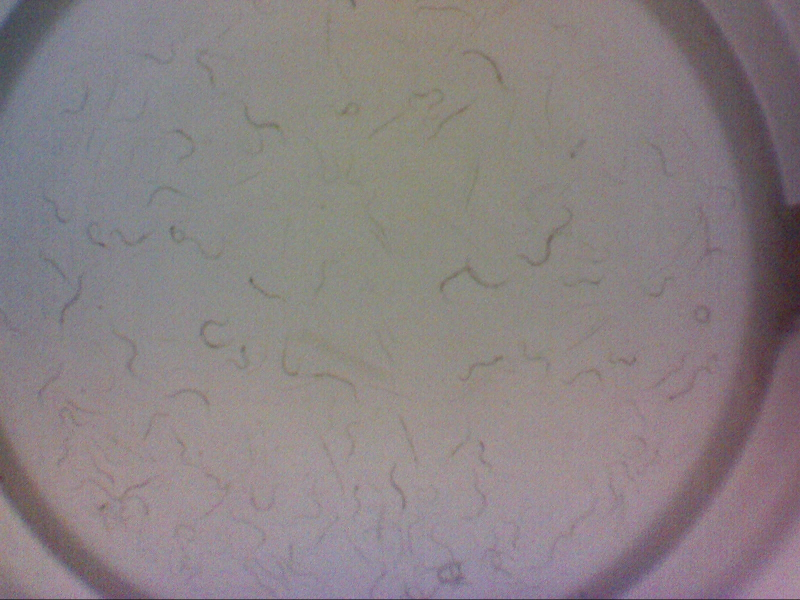
#> input picture hst/imgFile/1.JPG, 1600 x 1200 px (shown at 1/2 size)
$ python -i ModVisionGeneral.py   (imports and definitions only)   (older library calls are emulated)
#> lines starting #> are read from the running program, lines starting #| are printed output that depends on the picture; after the words box and inside, x2 and y2 are one past the last pixel; in counts of white or black regions, pixels touching at a corner belong together
#> further down, picture is the input picture: shape (1200, 1600, 3); mean B, G, R 131.7, 129.4, 138.2
'''
Created on 2017年12月11日

@author: hitpony
'''
import cv2
import numpy as np
#import matplotlib.pyplot as plt
#import imutils
from ctypes import c_uint8
#import argparse
#import math
import random
import sys
import time
import json
import os   #Python的标准库中的os模块包含普遍的操作系统功能
import re   #引入正则表达式对象

class ClassModVisionTest1:
    '''
    classdocs
    '''


    # [4 lines left out: function __init__, not called in this run]

    def cmdHandleProcedure(self, input):
        return True


class ClassModVisionTest2(object):
    '''
    classdocs
    '''


    # [4 lines left out: function __init__, not called in this run]

    def cmdHandleProcedure(self, input):
        return True

class ClassModVisionWormClasifySingle(object):
    '''
    classdocs
    '''
    # [6 lines of commented-out code are left out]
    HST_VISION_WORM_CLASSIFY_BASE_DEFAULT = 600;
    HST_VISION_WORM_CLASSIFY_SMALL2MID_DEFAULT = 1500;
    HST_VISION_WORM_CLASSIFY_MID2BIG_DEFAULT = 2500;
    HST_VISION_WORM_CLASSIFY_BIG2TOP_DEFAULT = 5000;

    #分类大小的参数定义
    HST_VISION_WORM_CLASSIFY_base = 0;
    HST_VISION_WORM_CLASSIFY_small2mid = 0;
    HST_VISION_WORM_CLASSIFY_mid2big = 0;
    HST_VISION_WORM_CLASSIFY_big2top = 0;

    #处理的图片和文档
    HST_VISION_WORM_CLASSIFY_pic_filepath = ""
    HST_VISION_WORM_CLASSIFY_pic_filename = ""

    #处理后的结果
    HST_VISION_WORM_CLASSIFY_pic_sta_output = {'totalNbr':0, 'bigAlive':0, 'bigDead':0, 'middleAlive':0, 'middleDead':0, 'smallAlive':0, 'smallDead':0, 'totalAlive':0, 'totalDead':0}

    #初始化
    def __init__(self):
# [4 lines of commented-out code are left out]
        self.HST_VISION_WORM_CLASSIFY_base = self.HST_VISION_WORM_CLASSIFY_BASE_DEFAULT;
        self.HST_VISION_WORM_CLASSIFY_small2mid = self.HST_VISION_WORM_CLASSIFY_SMALL2MID_DEFAULT;
        self.HST_VISION_WORM_CLASSIFY_mid2big = self.HST_VISION_WORM_CLASSIFY_MID2BIG_DEFAULT;
        self.HST_VISION_WORM_CLASSIFY_big2top = self.HST_VISION_WORM_CLASSIFY_BIG2TOP_DEFAULT;
        self.HST_VISION_WORM_CLASSIFY_pic_filepath = "./imgFile/"
        self.HST_VISION_WORM_CLASSIFY_pic_filename = "1.jpg"
        self.HST_VISION_WORM_CLASSIFY_pic_sta_output = {'totalNbr':0, 'bigAlive':0, 'bigDead':0, 'middleAlive':0, 'middleDead':0, 'smallAlive':0, 'smallDead':0, 'totalAlive':0, 'totalDead':0}

    # [13 lines left out: function func_vision_worm_input_processing, not called in this run]

    def func_vision_worm_binvalue_test(self, img):
        #生成新图像
        #new = res.copy()
        #new = cv2.cvtColor(res,cv2.COLOR_BGR2GRAY)
        new = np.zeros(img.shape, np.uint8)

        #灰度化
        for i in range(new.shape[0]):  #Axis-y/height/Rows
            for j in range(new.shape[1]):
                (b,g,r) = img[i,j]
                #均值算法
                #new[i,j] = (int(b)+int(g)+int(r))/3
                #最大值法
                #new[i,j] = max(int(b), int(g), int(r))
                #加权平均法
                new[i,j] = int(0.3*float(b) + 0.59*float(g) + 0.11*float(r))&0xFF
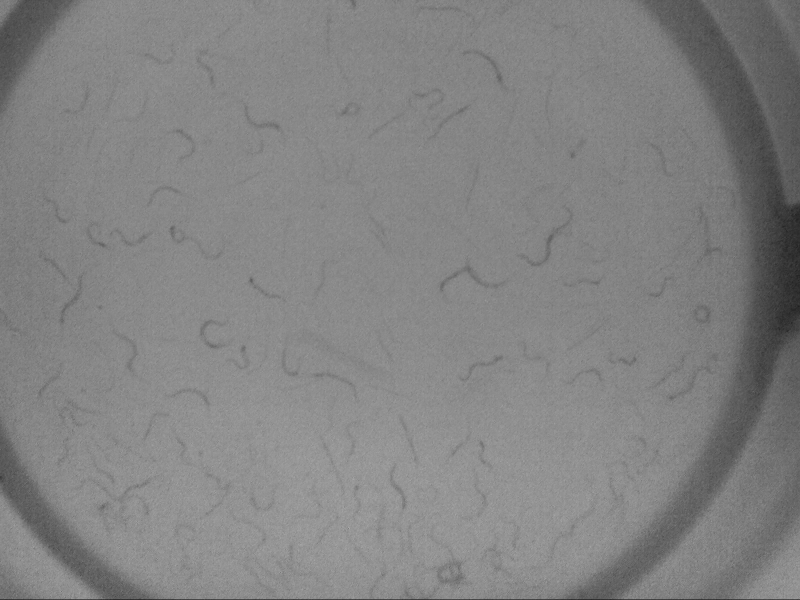
#> new: shape (1200, 1600, 3) (shown at 1/2 size); min 0, max 202, mean 130.6

        #强制8bit转换
        #new = cv2.convertScaleAbs(new)

        #中值滤波
        blur= cv2.medianBlur(new, 5)
        midGray = cv2.cvtColor(blur, cv2.COLOR_BGR2GRAY)
        #cv2.imshow('Middle Blur', midGray)

        #固定二值化
        #ret, binNew = cv2.threshold(new, 130, 255, cv2.THRESH_BINARY)

        #自适应二值化
        binGray = cv2.adaptiveThreshold(midGray, 255, cv2.ADAPTIVE_THRESH_MEAN_C, cv2.THRESH_BINARY, 43, 5)   # ADAPTIVE_THRESH_MEAN_C ADAPTIVE_THRESH_GAUSSIAN_C
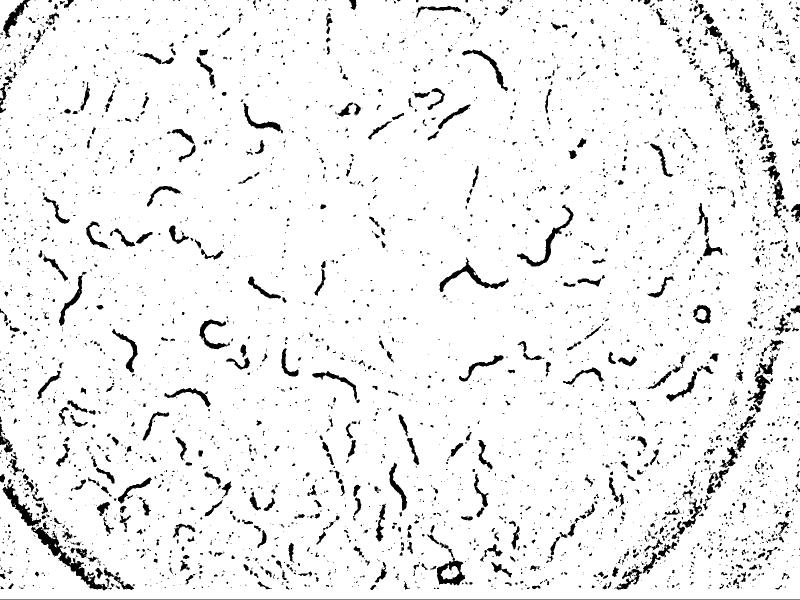
#> binGray: shape (1200, 1600) (shown at 1/2 size); 93.9% white; 3883 black regions (3015 under 20 px), largest, box (x1, y1, x2, y2) and area: (62, 1045, 214, 1181) 3133, (1034, 409, 1147, 533) 1632, (879, 514, 1018, 584) 1616
        binRes= cv2.GaussianBlur(binGray, (5,5), 1.5) #medianBlur
        #cv2.imshow('Adaptive Bin', binRes)
        return binRes;

    # [193 lines left out: functions func_vision_worm_remove_noise_test, func_vision_worm_find_contours, func_vision_worm_clasification, cmdHandleProcedure, not called in this run]


class ClassModVisionWormClasifyBatch(ClassModVisionWormClasifySingle):
    '''
    classdocs
    '''


    # [4 lines left out: function __init__, not called in this run]

    def cmdHandleProcedure(self, input):
        return True


>>> import cv2
>>> picture = cv2.imread('../imgFile/1.JPG')
>>> result = ClassModVisionWormClasifySingle().func_vision_worm_binvalue_test(picture)

$ run again, on hst/imgFile/10.JPG
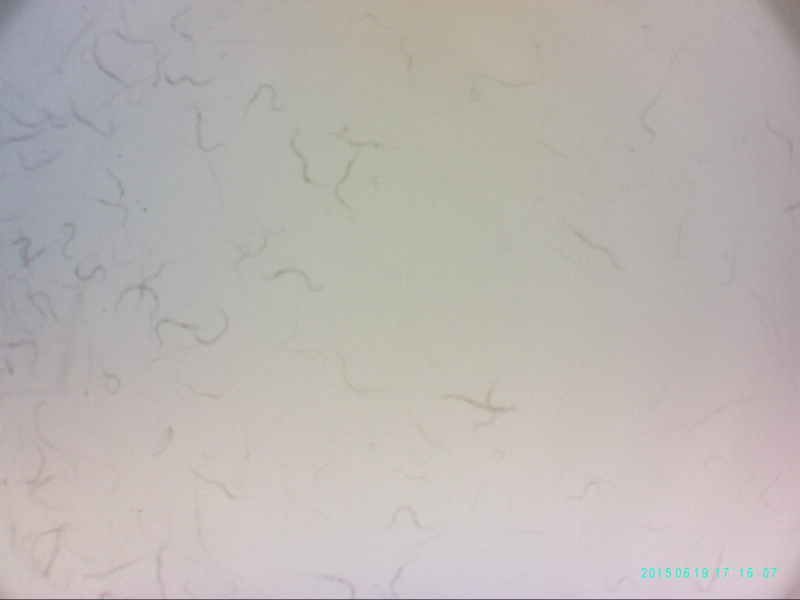
#> input picture hst/imgFile/10.JPG, 1600 x 1200 px (shown at 1/2 size)
#> picture is the input picture: shape (1200, 1600, 3); mean B, G, R 178.2, 181.2, 186.8
#> in func_vision_worm_binvalue_test, `binGray = cv2.adaptiveThreshold(midGray, 255, cv2.ADAPTIVE_THRESH_MEAN..`:
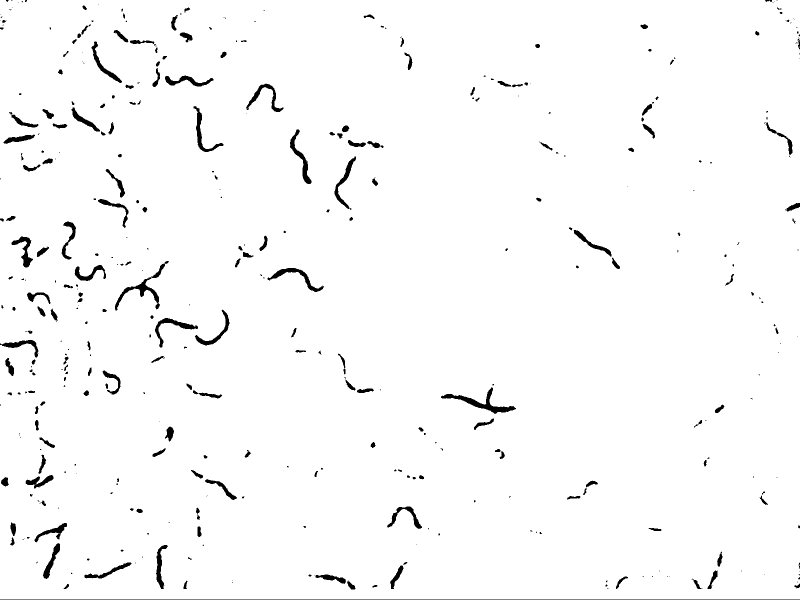
#> binGray: shape (1200, 1600) (shown at 1/2 size); 97.8% white; 414 black regions (209 under 20 px), largest, box (x1, y1, x2, y2) and area: (882, 774, 1032, 828) 1693, (0, 1199, 1600, 1200) 1600, (230, 522, 338, 621) 1459
